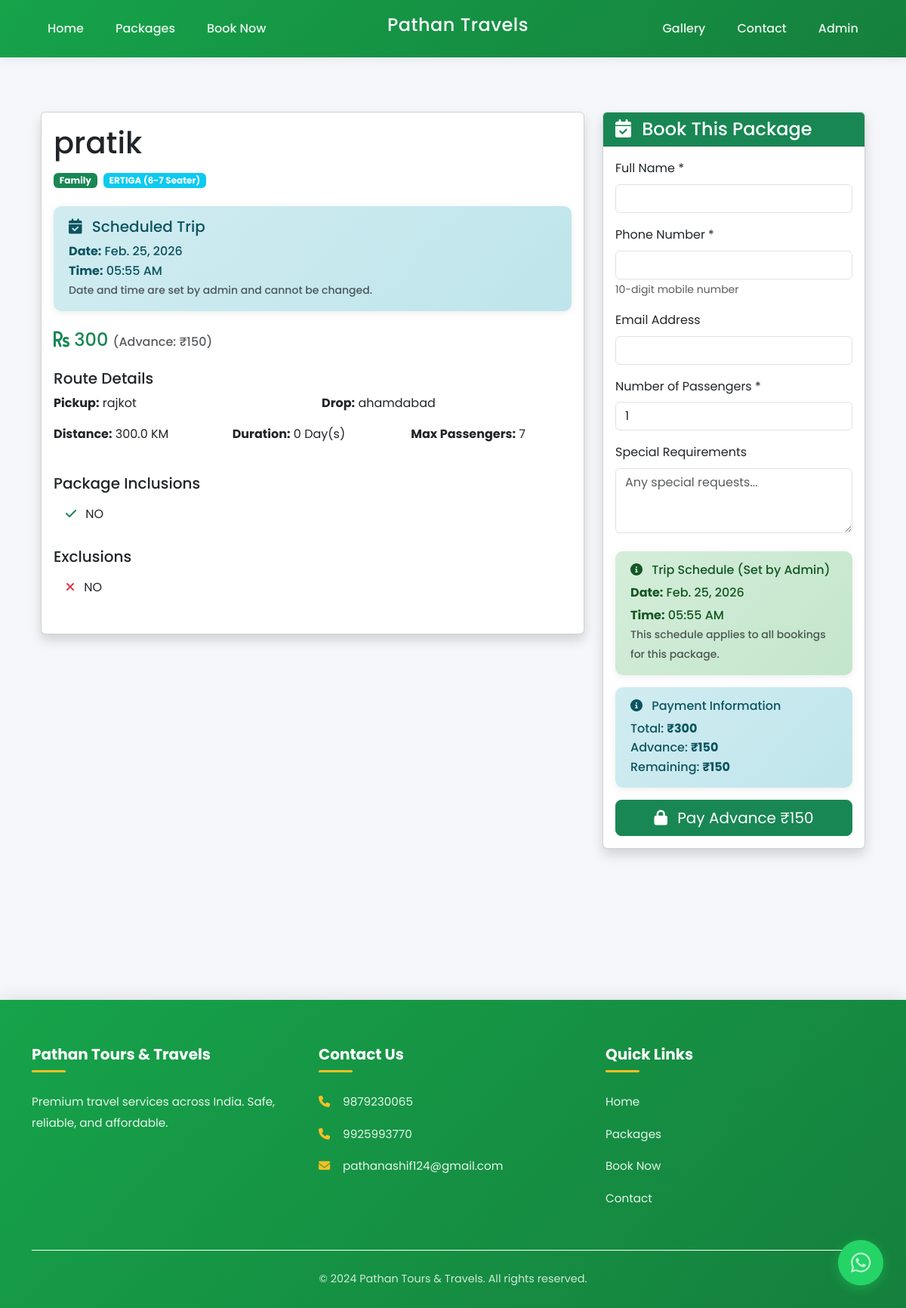
Screenshot of /packages/2/ with the database file from the repository.
### packages/models.py (models this page shows, shortened)
class Package(models.Model):
    PACKAGE_TYPES = [
        ('HONEYMOON', 'Honeymoon'),
        ('FAMILY', 'Family'),
        ('ADVENTURE', 'Adventure'),
        ('PILGRIMAGE', 'Pilgrimage'),
        ('CUSTOM', 'Custom'),
    ]
    VEHICLE_TYPES = [
        ('SEDAN', 'Sedan (4-Seater)'),
        ('ERTIGA', 'ERTIGA (6-7 Seater)'),
        ('TEMPO', 'Tempo Traveler (12 Seater)'),
        ('BUS', 'Mini Bus (20-25 Seater)'),
    ]
    name = models.CharField(max_length=200)
    package_type = models.CharField(max_length=20, choices=PACKAGE_TYPES)
    description = models.TextField()
    scheduled_date = models.DateField(
        help_text="Admin will set the travel date. Format: YYYY-MM-DD",
        blank=True,
        null=True,
    )
    scheduled_time = models.TimeField(
        help_text="Admin will set the travel time. Format: HH:MM (24-hour)",
        blank=True,
        null=True
    )
    pickup_location = models.CharField(max_length=200)
    drop_location = models.CharField(max_length=200)
    distance_km = models.FloatField(validators=[MinValueValidator(0)])
    duration_days = models.IntegerField(default=1)
    vehicle_type = models.CharField(max_length=20, choices=VEHICLE_TYPES)
    max_passengers = models.IntegerField(default=4)
    base_price = models.IntegerField()
    advance_amount = models.IntegerField(default=1000)
    is_festival_rate = models.BooleanField(default=False)
    cover_image = models.ImageField(upload_to='packages/', blank=True, null=True)
    inclusions = models.TextField(help_text="Separate with comma")
    exclusions = models.TextField(help_text="Separate with comma")
    important_notes = models.TextField(blank=True)
    created_at = models.DateTimeField(auto_now_add=True)
    updated_at = models.DateTimeField(auto_now=True)
    is_active = models.BooleanField(default=True)
    @property
    def final_price(self):
        if self.is_festival_rate:
            return int(self.base_price * 1.15)
        return self.base_price
    @property
    def remaining_amount(self):
        return self.final_price - self.advance_amount
    @property
    def formatted_scheduled_time(self):
        if self.scheduled_time:
            return self.scheduled_time.strftime('%I:%M %p')  # 12-hour format
        return "To be scheduled"
    class Meta:
        ordering = ['-created_at']
        verbose_name = 'Package'
        verbose_name_plural = 'Packages'

### packages/views.py (the view, shortened to what this page needs)
# urls.py: path('<int:package_id>/', views.package_detail, name='package_detail'),
def package_detail(request, package_id):
    package = get_object_or_404(Package, id=package_id, is_active=True)
    return render(request, 'packages/package_detail.html', {
        'package': package,
    })

### templates/packages/package_detail.html (shortened to what this page needs)
{% extends 'base.html' %} {% load static %} {% block content %}
<div class="container py-5">
    <div class="row mb-5">
        <div class="col-lg-8">
            <div class="card shadow">
                <div class="card-body">
                    <h1 class="mb-3">{{ package.name }}</h1>
                    <div class="d-flex flex-wrap gap-2 mb-4">
                        <span class="badge bg-success">{{ package.get_package_type_display }}</span>
                        <span class="badge bg-info">{{ package.get_vehicle_type_display }}</span>
                    </div>
                    {% if package.scheduled_date %}
                    <div class="alert alert-info mb-4">
                        <h5><i class="fas fa-calendar-check me-2"></i> Scheduled Trip</h5>
                        <p class="mb-0">
                            <strong>Date:</strong> {{ package.scheduled_date }}<br>
                            <strong>Time:</strong> {{ package.formatted_scheduled_time }}
                        </p>
                        <small class="text-muted">Date and time are set by admin and cannot be changed.</small>
                    </div>
                    {% else %}
                    <div class="alert alert-warning mb-4">
                        <h5><i class="fas fa-clock me-2"></i> Schedule Not Set</h5>
                        <p class="mb-0">This package schedule will be confirmed by admin after booking.</p>
                    </div>
                    {% endif %}
                    <h4 class="text-success mb-4">
                        <i class="fas fa-rupee-sign"></i> {{ package.final_price }}
                        <small class="text-muted fs-6">(Advance: ₹{{ package.advance_amount }})</small>
                    </h4>
                    <h5>Route Details</h5>
                    <div class="row mb-4">
                        <div class="col-md-6">
                            <p><strong>Pickup:</strong> {{ package.pickup_location }}</p>
                        </div>
                        <div class="col-md-6">
                            <p><strong>Drop:</strong> {{ package.drop_location }}</p>
                        </div>
                        <div class="col-md-4">
                            <p><strong>Distance:</strong> {{ package.distance_km }} KM</p>
                        </div>
                        <div class="col-md-4">
                            <p><strong>Duration:</strong> {{ package.duration_days }} Day(s)</p>
                        </div>
                        <div class="col-md-4">
                            <p><strong>Max Passengers:</strong> {{ package.max_passengers }}</p>
                        </div>
                    </div>
                    <h5>Package Inclusions</h5>
                    <ul class="list-group list-group-flush mb-4">
                        {% for inclusion in package.inclusions.split %}
                        <li class="list-group-item"><i class="fas fa-check text-success me-2"></i> {{ inclusion }}</li>
                        {% endfor %}
                    </ul>
                    <h5>Exclusions</h5>
                    <ul class="list-group list-group-flush mb-4">
                        {% for exclusion in package.exclusions.split %}
                        <li class="list-group-item"><i class="fas fa-times text-danger me-2"></i> {{ exclusion }}</li>
                        {% endfor %}
                    </ul>
                </div>
            </div>
        </div>
        <div class="col-lg-4">
            <div class="card shadow sticky-top" style="top: 20px;">
                <div class="card-header bg-success text-white">
                    <h4 class="mb-0"><i class="fas fa-calendar-check me-2"></i> Book This Package</h4>
                </div>
                <div class="card-body">
                    <form method="post">
                        <div class="mb-3">
                            <label class="form-label">Full Name *</label>
                            <input type="text" class="form-control" name="customer_name" required>
                        </div>
                        <div class="mb-3">
                            <label class="form-label">Phone Number *</label>
                            <input type="tel" class="form-control" name="customer_phone" pattern="[0-9]{10}" required>
                            <small class="form-text text-muted">10-digit mobile number</small>
                        </div>
                        <div class="mb-3">
                            <label class="form-label">Email Address</label>
                            <input type="email" class="form-control" name="customer_email">
                        </div>
                        <div class="mb-3">
                            <label class="form-label">Number of Passengers *</label>
                            <input type="number" class="form-control" name="passengers_count" min="1" max="{{ package.max_passengers }}" value="1" required>
                        </div>
                        <div class="mb-4">
                            <label class="form-label">Special Requirements</label>
                            <textarea class="form-control" name="special_requirements" rows="3" placeholder="Any special requests..."></textarea>
                        </div>
                        {% if package.scheduled_date %}
                        <div class="alert alert-success">
                            <h6><i class="fas fa-info-circle me-2"></i> Trip Schedule (Set by Admin)</h6>
                            <p class="mb-1"><strong>Date:</strong> {{ package.scheduled_date }}</p>
                            <p class="mb-0"><strong>Time:</strong> {{ package.formatted_scheduled_time }}</p>
                            <small class="text-muted">This schedule applies to all bookings for this package.</small>
                        </div>
                        {% endif %}
                        <div class="alert alert-info">
                            <h6><i class="fas fa-info-circle me-2"></i> Payment Information</h6>
                            <p class="mb-0">
                                Total: <strong>₹{{ package.final_price }}</strong><br> Advance: <strong>₹{{ package.advance_amount }}</strong><br> Remaining: <strong>₹{{ package.remaining_amount }}</strong>
                            </p>
                        </div>
                        <button type="submit" class="btn btn-success btn-lg w-100">
                            <i class="fas fa-lock me-2"></i> Pay Advance ₹{{ package.advance_amount }}
                        </button>
                    </form>
                </div>
            </div>
        </div>
    </div>
</div>
{% endblock %}

### static/css/style.css (style rules this page uses)
body { font-family: 'Poppins', sans-serif; background-color: #f8f9fa; }

### templates/base.html (style rules this page uses)
* { margin: 0; padding: 0; box-sizing: border-box; }
body { font-family: 'Poppins', sans-serif; background-color: #f5f7fa; color: #2c3e50; line-height: 1.6; }
.alert { border: none; border-radius: 10px; padding: 15px 20px; box-shadow: 0 2px 10px rgba(0, 0, 0, 0.08); font-weight: 500; }
.alert-success { background: linear-gradient(135deg, #d4edda 0%, #c3e6cb 100%); color: #155724; }
.alert-info { background: linear-gradient(135deg, #d1ecf1 0%, #bee5eb 100%); color: #0c5460; }
html { scroll-behavior: smooth; }

### rows the page displays
Package: name "pratik", package_type "Family", vehicle_type "ERTIGA (6-7 Seater)", scheduled_date "Feb. 25, 2026", formatted_scheduled_time "05:55 AM", final_price "300", advance_amount "150", pickup_location "rajkot", drop_location "ahamdabad", distance_km "300.0", duration_days "0", max_passengers "7", split "NO", split "NO", remaining_amount "150"
